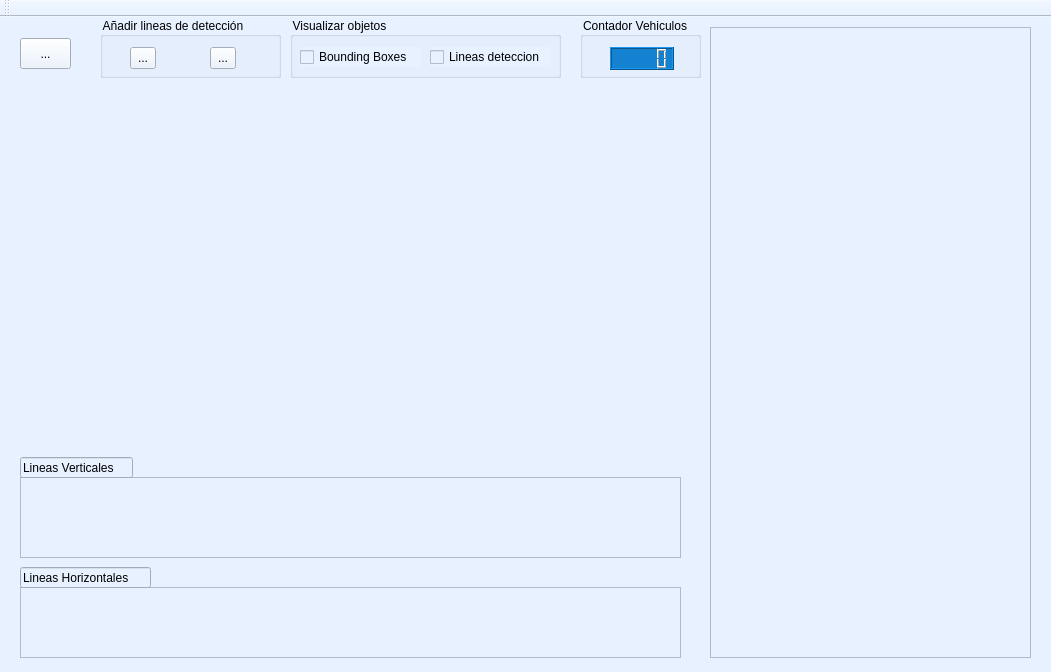
<?xml version="1.0" encoding="UTF-8"?>
<ui version="4.0">
 <class>MainWindow</class>
 <widget class="QMainWindow" name="MainWindow">
  <property name="geometry">
   <rect>
    <x>0</x>
    <y>0</y>
    <width>1051</width>
    <height>672</height>
   </rect>
  </property>
  <property name="windowTitle">
   <string>Detector de Vehiculos Aerio</string>
  </property>
  <property name="styleSheet">
   <string notr="true">background-color: rgb(231, 241, 255);</string>
  </property>
  <widget class="QWidget" name="mainWindow">
   <widget class="QGroupBox" name="addline">
    <property name="geometry">
     <rect>
      <x>100</x>
      <y>0</y>
      <width>181</width>
      <height>61</height>
     </rect>
    </property>
    <property name="styleSheet">
     <string notr="true"/>
    </property>
    <property name="title">
     <string>Añadir lineas de detección</string>
    </property>
    <widget class="QToolButton" name="addVLine">
     <property name="geometry">
      <rect>
       <x>30</x>
       <y>30</y>
       <width>26</width>
       <height>22</height>
      </rect>
     </property>
     <property name="text">
      <string>...</string>
     </property>
    </widget>
    <widget class="QToolButton" name="addHLine">
     <property name="geometry">
      <rect>
       <x>110</x>
       <y>30</y>
       <width>26</width>
       <height>22</height>
      </rect>
     </property>
     <property name="text">
      <string>...</string>
     </property>
    </widget>
   </widget>
   <widget class="QGroupBox" name="Visualizar">
    <property name="geometry">
     <rect>
      <x>290</x>
      <y>0</y>
      <width>271</width>
      <height>61</height>
     </rect>
    </property>
    <property name="styleSheet">
     <string notr="true">innerGBox-&gt;setStyleSheet(&quot;background-color: red&quot;);</string>
    </property>
    <property name="title">
     <string>Visualizar objetos</string>
    </property>
    <widget class="QCheckBox" name="flagBoxes">
     <property name="geometry">
      <rect>
       <x>10</x>
       <y>30</y>
       <width>121</width>
       <height>20</height>
      </rect>
     </property>
     <property name="text">
      <string>Bounding Boxes</string>
     </property>
    </widget>
    <widget class="QCheckBox" name="flagLine">
     <property name="geometry">
      <rect>
       <x>140</x>
       <y>30</y>
       <width>121</width>
       <height>20</height>
      </rect>
     </property>
     <property name="text">
      <string>Lineas deteccion</string>
     </property>
    </widget>
   </widget>
   <widget class="QTableWidget" name="tableCarDetect">
    <property name="geometry">
     <rect>
      <x>710</x>
      <y>10</y>
      <width>321</width>
      <height>631</height>
     </rect>
    </property>
   </widget>
   <widget class="QTableWidget" name="tableVLine">
    <property name="geometry">
     <rect>
      <x>20</x>
      <y>460</y>
      <width>661</width>
      <height>81</height>
     </rect>
    </property>
   </widget>
   <widget class="QTableWidget" name="tableHline">
    <property name="geometry">
     <rect>
      <x>20</x>
      <y>570</y>
      <width>661</width>
      <height>71</height>
     </rect>
    </property>
   </widget>
   <widget class="QLineEdit" name="lineEdit">
    <property name="geometry">
     <rect>
      <x>20</x>
      <y>440</y>
      <width>113</width>
      <height>21</height>
     </rect>
    </property>
    <property name="text">
     <string>Lineas Verticales </string>
    </property>
   </widget>
   <widget class="QLineEdit" name="lineEdit_2">
    <property name="geometry">
     <rect>
      <x>20</x>
      <y>550</y>
      <width>131</width>
      <height>21</height>
     </rect>
    </property>
    <property name="text">
     <string>Lineas Horizontales</string>
    </property>
   </widget>
   <widget class="QGroupBox" name="groupBox_Carcount">
    <property name="geometry">
     <rect>
      <x>580</x>
      <y>0</y>
      <width>121</width>
      <height>61</height>
     </rect>
    </property>
    <property name="title">
     <string>Contador Vehiculos</string>
    </property>
    <widget class="QLCDNumber" name="CarCount">
     <property name="geometry">
      <rect>
       <x>30</x>
       <y>30</y>
       <width>64</width>
       <height>23</height>
      </rect>
     </property>
     <property name="styleSheet">
      <string notr="true">background-color: rgb(21, 130, 209);</string>
     </property>
    </widget>
   </widget>
   <widget class="QLabel" name="videoPanel">
    <property name="geometry">
     <rect>
      <x>30</x>
      <y>80</y>
      <width>671</width>
      <height>331</height>
     </rect>
    </property>
    <property name="text">
     <string/>
    </property>
   </widget>
   <widget class="QToolButton" name="start_video">
    <property name="geometry">
     <rect>
      <x>20</x>
      <y>21</y>
      <width>51</width>
      <height>31</height>
     </rect>
    </property>
    <property name="text">
     <string>...</string>
    </property>
   </widget>
  </widget>
  <widget class="QToolBar" name="toolBar">
   <property name="windowTitle">
    <string>toolBar</string>
   </property>
   <attribute name="toolBarArea">
    <enum>TopToolBarArea</enum>
   </attribute>
   <attribute name="toolBarBreak">
    <bool>false</bool>
   </attribute>
  </widget>
 </widget>
 <resources/>
 <connections/>
</ui>
